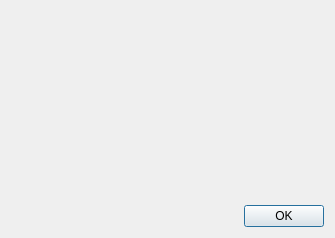
<?xml version="1.0" encoding="UTF-8"?>
<ui version="4.0">
 <class>formMain</class>
 <widget class="QDialog" name="formMain">
  <property name="windowModality">
   <enum>Qt::ApplicationModal</enum>
  </property>
  <property name="geometry">
   <rect>
    <x>0</x>
    <y>0</y>
    <width>335</width>
    <height>238</height>
   </rect>
  </property>
  <property name="sizePolicy">
   <sizepolicy hsizetype="Preferred" vsizetype="Preferred">
    <horstretch>0</horstretch>
    <verstretch>0</verstretch>
   </sizepolicy>
  </property>
  <property name="windowTitle">
   <string>Triff deine Auswahl</string>
  </property>
  <property name="modal">
   <bool>true</bool>
  </property>
  <layout class="QGridLayout" name="gridLayout">
   <item row="5" column="0">
    <layout class="QHBoxLayout" name="horizontalLayout_3">
     <item>
      <spacer name="horizontalSpacer_2">
       <property name="orientation">
        <enum>Qt::Horizontal</enum>
       </property>
       <property name="sizeHint" stdset="0">
        <size>
         <width>40</width>
         <height>20</height>
        </size>
       </property>
      </spacer>
     </item>
     <item>
      <widget class="QDialogButtonBox" name="buttonBox">
       <property name="orientation">
        <enum>Qt::Horizontal</enum>
       </property>
       <property name="standardButtons">
        <set>QDialogButtonBox::Ok</set>
       </property>
      </widget>
     </item>
    </layout>
   </item>
   <item row="1" column="0">
    <spacer name="verticalSpacer">
     <property name="orientation">
      <enum>Qt::Vertical</enum>
     </property>
     <property name="sizeHint" stdset="0">
      <size>
       <width>20</width>
       <height>40</height>
      </size>
     </property>
    </spacer>
   </item>
   <item row="0" column="0">
    <layout class="QVBoxLayout" name="verticalLayout"/>
   </item>
  </layout>
 </widget>
 <resources/>
 <connections>
  <connection>
   <sender>buttonBox</sender>
   <signal>accepted()</signal>
   <receiver>formMain</receiver>
   <slot>accept()</slot>
   <hints>
    <hint type="sourcelabel">
     <x>253</x>
     <y>213</y>
    </hint>
    <hint type="destinationlabel">
     <x>37</x>
     <y>49</y>
    </hint>
   </hints>
  </connection>
 </connections>
</ui>
